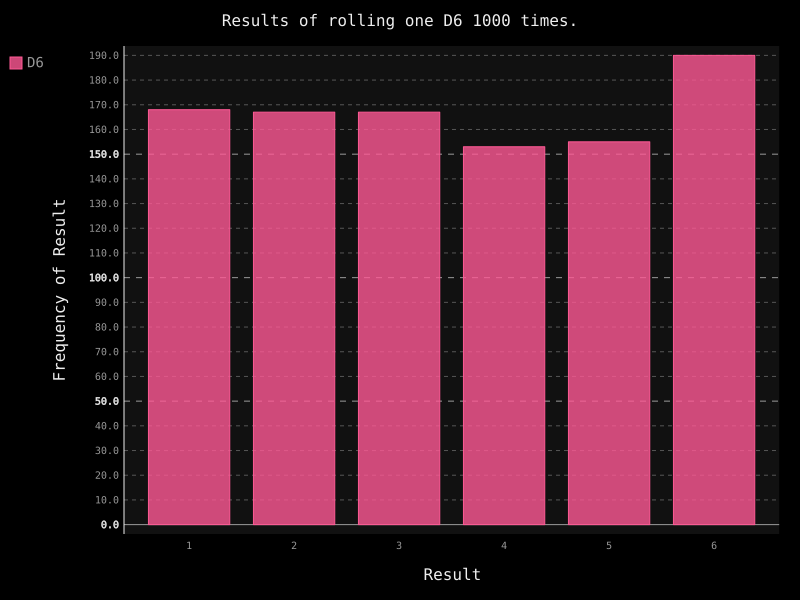

Write Python code to recreate this figure.
import pygal
from die import Die 

"""创建一个D6"""
die = Die()

# 掷几次骰子，并将结果存储在一个列表中
results = []
for roll_num in range(1000):
	result =die.roll()
	results.append(result)

frequencies = []
for value in range(1, die.num_sides+1):
	frequency = results.count(value)
	frequencies.append(frequency)

"""对结果进行可视化"""
hist = pygal.Bar()

hist.title = "Results of rolling one D6 1000 times."
hist.x_labels = ['1', '2', '3', '4', '5', '6']
hist.x_title = "Result"
hist.y_title = "Frequency of Result"

hist.add('D6', frequencies)
hist.render_to_file('die_visual.svg')

print(frequencies)
